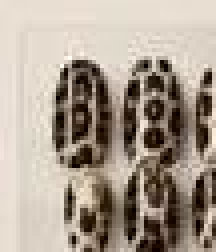
#> input picture assets/images/test_nail1.jpg, 54 x 63 px, found by its file name (shown 4 times larger)
$ python generate_product_cards.py
#> lines starting #> are read from the running program, lines starting #| are printed output that depends on the picture
import os
from PIL import Image, ImageDraw, ImageFilter, ImageEnhance, ImageFont

img_dir = r"C:\Users\Mishu\.gemini\antigravity\scratch\oncara-nails\assets\images"

def create_luxury_product_card(crop_path, output_name, title_text, dark_mode=False):
    # Base canvas 600x600
#> called with output_name = 'card_prod_salvaje.jpg', title_text = 'SALVAJE', dark_mode = False
    w, h = 600, 600

    # Background color
    if not dark_mode:
        bg_col = (247, 244, 238)
        border_col = (194, 160, 107, 180)
        inner_bg = (252, 250, 246)
        shadow_col = (0, 0, 0, 45)
    else:
        bg_col = (20, 20, 16)
        border_col = (194, 160, 107, 200)
        inner_bg = (26, 26, 20)
        shadow_col = (0, 0, 0, 120)

    canvas = Image.new('RGB', (w, h), bg_col)
    draw = ImageDraw.Draw(canvas)

    # Subtle radial gradient / vignette
    for r in range(0, 300, 10):
        alpha = int((r / 300) * 15)
        fill = (235, 230, 220) if not dark_mode else (14, 14, 10)
        draw.ellipse([r, r, w - r, h - r], outline=fill, width=5)

    # Inner card frame
    card_margin = 35
    card_rect = [card_margin, card_margin, w - card_margin, h - card_margin]

    # Draw soft shadow behind inner card
    shadow_img = Image.new('RGBA', (w, h), (0,0,0,0))
#> shadow_img: PIL image 600x600 RGBA; every value is 0
    s_draw = ImageDraw.Draw(shadow_img)
    s_draw.rectangle([card_margin + 5, card_margin + 8, w - card_margin + 5, h - card_margin + 8], fill=(0, 0, 0, 35))
    shadow_img = shadow_img.filter(ImageFilter.GaussianBlur(radius=8))
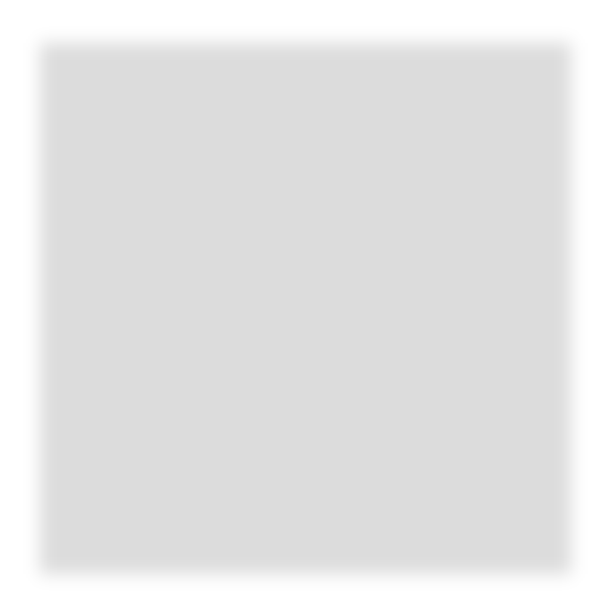
#> shadow_img: PIL image 600x600 RGBA; mean R, G, B, A 0, 0, 0, 27.4; transparent parts drawn white
    canvas.paste(shadow_img, (0, 0), shadow_img)

    # Draw inner card surface
    draw.rectangle(card_rect, fill=inner_bg)

    # Double delicate gold border
    draw.rectangle(card_rect, outline=(194, 160, 107), width=1)
    inner_inset = 8
    draw.rectangle([card_rect[0] + inner_inset, card_rect[1] + inner_inset,
                   card_rect[2] - inner_inset, card_rect[3] - inner_inset],
                   outline=(194, 160, 107), width=1)

    # Load and upscale nail set
    if os.path.exists(crop_path):
        nail_im = Image.open(crop_path)
#> nail_im is the input picture: PIL image 54x63 RGB; mean R, G, B 169.5, 156.8, 143.5
        nw, nh = nail_im.size
#> nw = 54; nh = 63

        # Target size for nails on the card: ~320px wide
        scale = 320.0 / nw
#> scale = 5.93
        target_w = int(nw * scale)
#> target_w = 320
        target_h = int(nh * scale)
#> target_h = 373

        nail_upscaled = nail_im.resize((target_w, target_h), Image.Resampling.LANCZOS)
        nail_upscaled = nail_upscaled.filter(ImageFilter.UnsharpMask(radius=1.8, percent=140, threshold=2))

        # Position centered
        pos_x = (w - target_w) // 2
#> pos_x = 140
        pos_y = ((h - target_h) // 2) - 15
#> pos_y = 98

        # Drop shadow for nails
        nail_shadow = Image.new('RGBA', (w, h), (0,0,0,0))
        ns_draw = ImageDraw.Draw(nail_shadow)
        ns_draw.ellipse([pos_x + 15, pos_y + target_h - 10, pos_x + target_w - 15, pos_y + target_h + 20], fill=(0, 0, 0, 45))
        nail_shadow = nail_shadow.filter(ImageFilter.GaussianBlur(radius=12))
        canvas.paste(nail_shadow, (0, 0), nail_shadow)
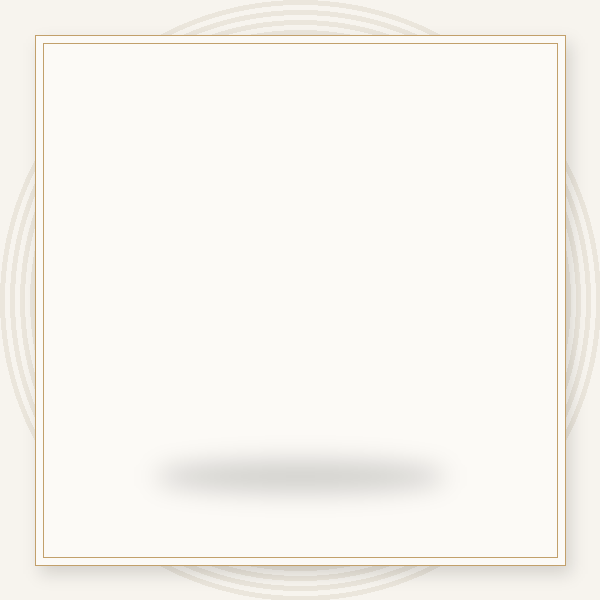
#> canvas: PIL image 600x600 RGB; mean R, G, B 248, 245.4, 240.3

        # Paste nail set
        canvas.paste(nail_upscaled, (pos_x, pos_y))

    # Corner stars
    star_col = (194, 160, 107)
    for cx, cy in [(card_margin + 18, card_margin + 18),
                   (w - card_margin - 18, card_margin + 18),
                   (card_margin + 18, h - card_margin - 18),
                   (w - card_margin - 18, h - card_margin - 18)]:
        draw.line([cx - 4, cy, cx + 4, cy], fill=star_col, width=1)
        draw.line([cx, cy - 4, cx, cy + 4], fill=star_col, width=1)

    out_path = os.path.join(img_dir, output_name)
    canvas.save(out_path, quality=95)
    print(f"Generated luxury card: {output_name} (600x600)")

# Generate the 4 main sets
create_luxury_product_card(os.path.join(img_dir, 'test_nail1.jpg'), 'card_prod_salvaje.jpg', 'SALVAJE')
create_luxury_product_card(os.path.join(img_dir, 'test_nail2.jpg'), 'card_prod_oraculo.jpg', 'ORACULO')
#> call 2 of create_luxury_product_card, with output_name = 'card_prod_oraculo.jpg', title_text = 'ORACULO', dark_mode = False
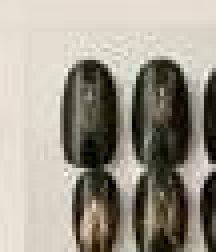
#> input picture assets/images/test_nail2.jpg, 54 x 63 px, found by its file name (shown 4 times larger)
#> in create_luxury_product_card, nail_im is the input picture: PIL image 54x63 RGB; mean R, G, B 158.1, 151.9, 139.7
#> in create_luxury_product_card (call 2), `canvas.paste(nail_upscaled, (pos_x, pos_y))`:
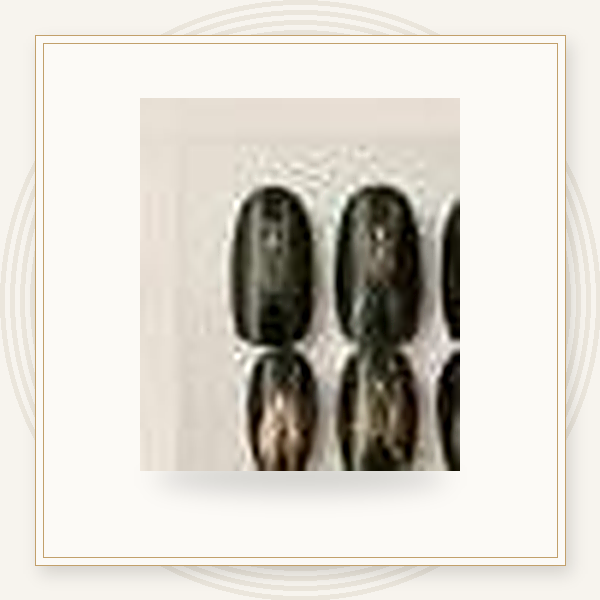
#> canvas: PIL image 600x600 RGB; mean R, G, B 217.2, 213.2, 205.4
create_luxury_product_card(os.path.join(img_dir, 'test_nail3.jpg'), 'card_prod_ocaso.jpg', 'OCASO')
#> call 3 of create_luxury_product_card, with output_name = 'card_prod_ocaso.jpg', title_text = 'OCASO', dark_mode = False
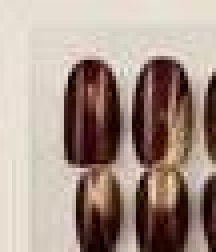
#> input picture assets/images/test_nail3.jpg, 54 x 63 px, found by its file name (shown 4 times larger)
#> in create_luxury_product_card, nail_im is the input picture: PIL image 54x63 RGB; mean R, G, B 167.2, 148, 137.7
#> in create_luxury_product_card (call 3), `nail_upscaled = nail_im.resize((target_w, target_h), Image.Resampling...`:
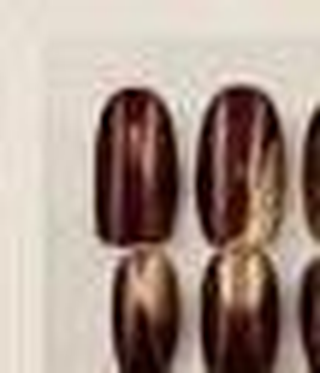
#> nail_upscaled: PIL image 320x373 RGB; mean R, G, B 167.2, 148.1, 137.8
#> in create_luxury_product_card (call 3), `canvas.paste(nail_upscaled, (pos_x, pos_y))`:
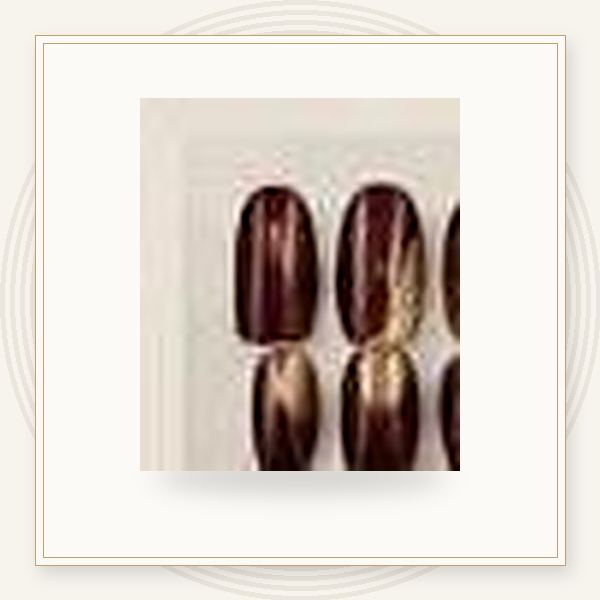
#> canvas: PIL image 600x600 RGB; mean R, G, B 220.2, 212, 204.8
create_luxury_product_card(os.path.join(img_dir, 'test_nail4.jpg'), 'card_prod_hechizo.jpg', 'HECHIZO')

# Create Selva Negra and Alquimia with high-res crops
# Selva Negra: crop from im403 packaging or im417 box
#> (the run stopped early here; a loop or call above may not have finished)
